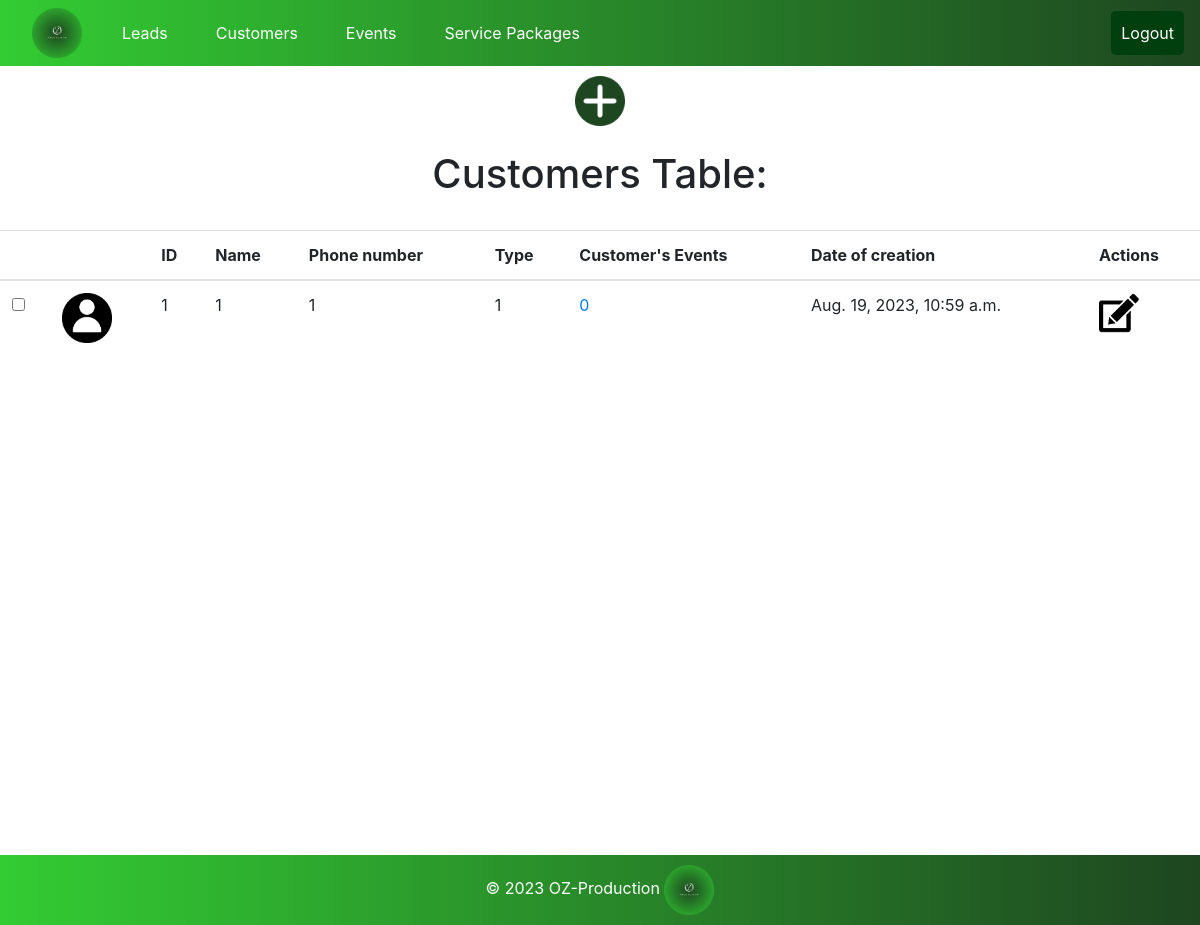
Before: /oz_pro/customers/ with the older database file.
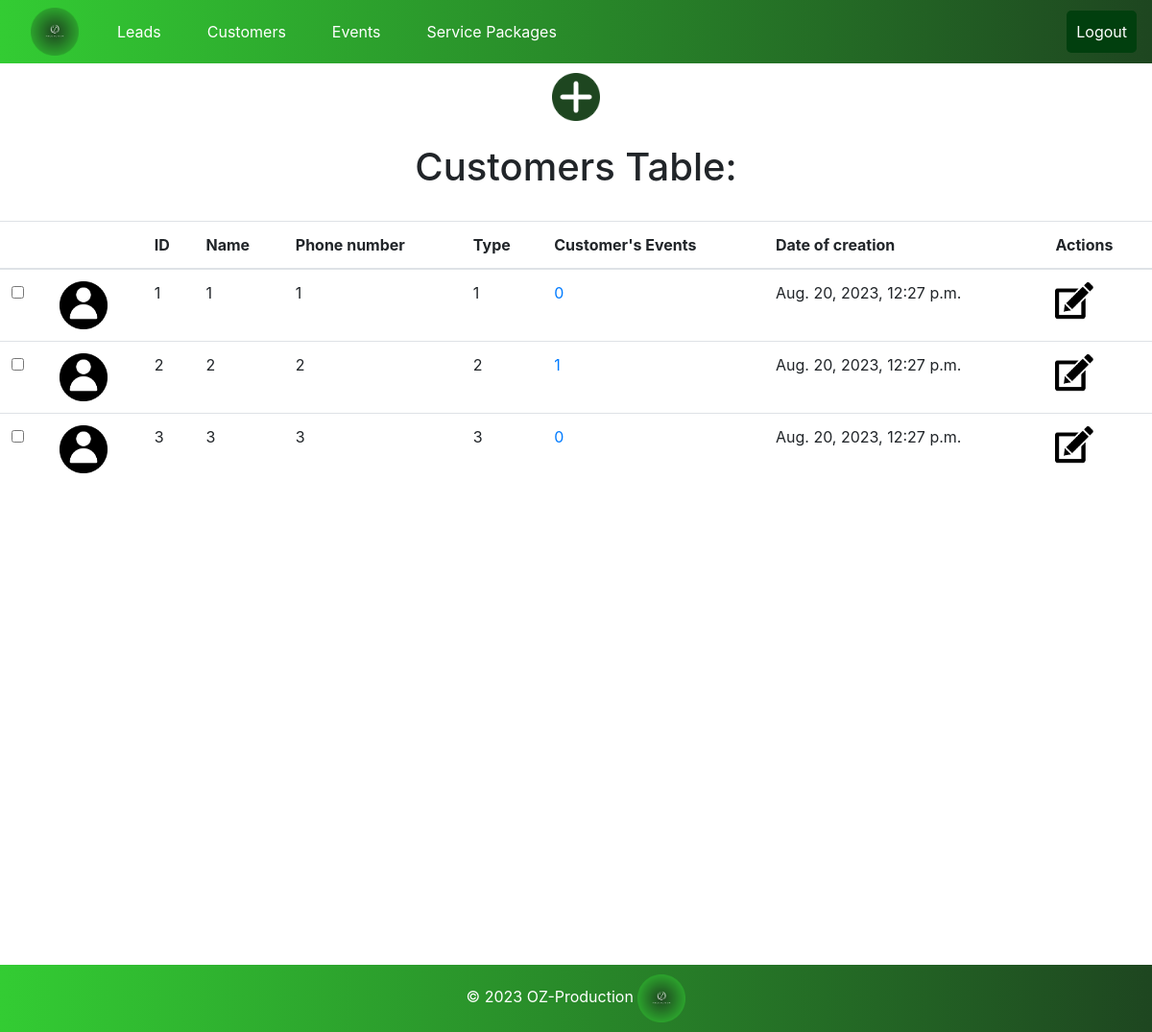
After: the same page with the newer database file.
### oz_pro/models.py (models this page shows, shortened)
class Customer(models.Model):
    image = models.ImageField(upload_to='static/pics', default = 'static/pics/Picture7.png')
    ID = models.PositiveIntegerField(primary_key=True, unique=True)
    name = models.CharField(max_length=255)
    phone_number = models.CharField(max_length=15)
    customer_type = models.CharField(max_length=50)
    events_count = models.PositiveIntegerField(default=0)
    date_of_creation = models.DateTimeField(auto_now_add=True)

### oz_pro/views.py (the view)
# urls.py: path('customers/', views.customers_page, name='all_customers'),
def customers_page(request):
    print("********* Customer page functio n*********")
    all_customers = Customer.objects.all()
    context = {
        'customers': all_customers
    }
    return render(request, 'customers.html', context)

### oz_pro/templates/customers.html (shortened to what this page needs)
<!DOCTYPE html>
<html lang="en">
<head>
</head>
<body>
    {% extends 'base.html' %}
    {% block add_button %}
    {% load static %}
        <div class="image-container">
            <a data-bs-toggle="tooltip" title="Click to ADD-CUSTOMER">
                <img src="{% static 'pics/ADD.png' %}" alt="addCustomer" class="small-image-rotate" style="cursor:pointer" data-bs-toggle="modal" data-bs-target="#addCustomerModal">
            </a>
        </div>
    {% endblock %}
    {% block content %}
    {% load static %}
        <br>
            <div class="table-header">
                <h1>Customers Table:</h1>
            </div>
        <br>
        <table class="table table-hover">
            <thead>
                <tr>
                    <th></th>
                    <th></th>
                    <th>ID</th>
                    <th>Name</th>
                    <th>Phone number</th>
                    <th>Type</th>
                    <th>Customer's Events</th>
                    <th>Date of creation</th>
                    <th>Actions</th>
                </tr>
            </thead>
            <tbody>
                {% for customer in customers %}
                    <tr id="customer_{{ customer.ID }}">
                        <td><input type="checkbox" onchange="toggleHighlight(this, {{ customer.ID }})" title="Highlight"></td>
                        <td><img src="{{ customer.image.url }}"  alt="Customer image" class="small-image" /></td>
                        <td>{{ customer.ID }}</td>
                        <td>{{ customer.name }}</td>
                        <td>{{ customer.phone_number }}</td>
                        <td>{{ customer.customer_type }}</td>
                        <td><a title="DISPLAY-CUSTOMER'S-EVENTS"href="{% url 'events_by_customer' customer.ID %}">{{ customer.events_count }}</a></td>
                        <td>{{ customer.date_of_creation }}</td>
                        <td>
                            <a data-bs-toggle="tooltip" title="Click to UPDATE-CUSTOMER">
                                <img src="{% static 'pics/edit.png' %}" alt="UpdateCustomerPic" class="smaller-image" style="cursor:pointer" data-bs-toggle="modal" data-bs-target="#updateCustomerModal_{{ customer.ID }}">
                            </a>
                        </td>
                    </tr>
                {% endfor %}
            </tbody>
        </table>
    {% endblock %}

Changed rows visible on the page:
changed Customer id 1: date_of_creation "Aug. 19, 2023, 10:59 a.m." → "Aug. 20, 2023, 12:27 p.m."
added Customer: image (picture), ID "2", name "2", phone_number "2", customer_type "2", events_count "1", date_of_creation "Aug. 20, 2023, 12:27 p.m."
added Customer: image (picture), ID "3", name "3", phone_number "3", customer_type "3", events_count "0", date_of_creation "Aug. 20, 2023, 12:27 p.m."
